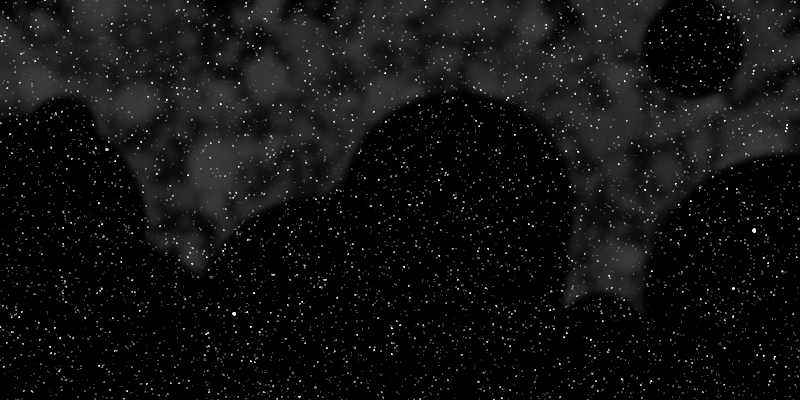
Frame 1 (no input)
Frame 60 (the mouse pressed at the canvas centre just before this capture): identical to frame 1, image omitted
Frame 120 (the mouse held since frame 60 and released just before this capture): identical to frame 1, image omitted

The Processing sketch that drew this single still picture (run headless with seeded random() and noise(); from frame 60 on, the mouse is pressed at the canvas centre):

// Processing sketch: starscape_processing_001
// ── starscape_processing_001.pde
int width = 800;
int height = 600;

void setup() {
  size(800, 400);
  drawStarScape();
}

void mouseClicked() {
  drawStarScape();
}

void drawStarScape() {
  
  background(0);
  
  // Fog layer
  drawStars(10, 10, 100,1,1,300);
  drawStars(20, 25, 100,1,1,200);
  drawStars(30, 50, 100,1,1,100);
  drawStars(10, 10, 100,1,1,300);
  drawStars(40, 100, 100,20,1,50);
  drawStars(43, 500, 100,20,1,30);
  drawStars(45, 1000, 100,20,1,20);
  
  drawStars(60, 100, 100,20,1,50);
  drawStars(50, 5000, 100,20,1,10);
  
  
  filter(BLUR, 3);
  drawStars(70, 5000, 100,98,1,1);
  //drawStars(0, 20, 100,1,1,100);
  drawStars(0, 20, 100,1,1,300);
  filter(BLUR, 3);
  
  drawStarsLayer();
}

void drawStarsLayer() {
  // Stars layer
  //drawStars(10, 10000, 100,98,1,1);
  //drawStars(25, 5000, 100,98,1,1);
  drawStars(50, 5000, 100,98,1,1);
  drawStars(75, 3000, 100,98,1,1);
  drawStars(100, 2000, 100,98,1,1);
  drawStars(125, 1000, 100,98,1,2);
  drawStars(175, 500, 100,98,1,2);
  drawStars(200, 250, 100,98,1,3);
  drawStars(225, 150, 100,98,1,4);
  drawStars(225, 10, 100,40,1,4);
  drawStars(255, 50, 100,90,1,5);
}

void drawStars(int strokeColor, int maxStars, int maxThreshold, int threshold, int defaultSize, int maxSize) {
  
  for (int i=0; i<maxStars; i++) {
    
    // random position
    float x = random(width);
    float y = random(height);
    
    // random size stars
    float s = getRandomSize(maxThreshold,threshold,defaultSize,maxSize);
    
    stroke(strokeColor);
    fill(strokeColor);
    ellipse(x, y, s, s);
  }
}

float getRandomSize(int max, int threshold, int defaultSize, int maxSize) {
  
  if (maxSize == 1) return random(maxSize);
  
  if (random(max) < threshold) {
    return defaultSize;
  }
  
  return random(maxSize);
}

void draw() {
  
}
